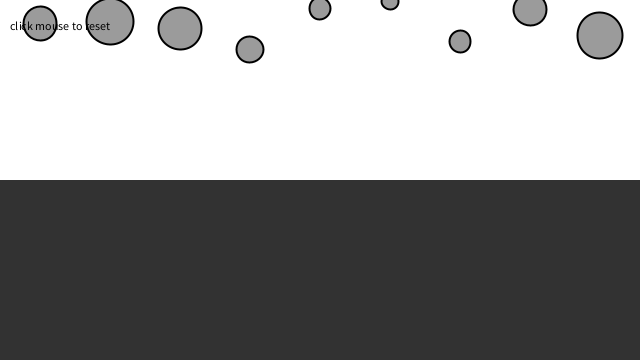
Frame 1 (no input)
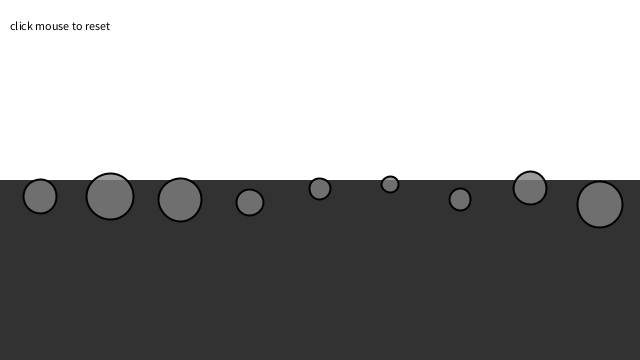
Frame 60 (the mouse pressed at the canvas centre just before this capture)
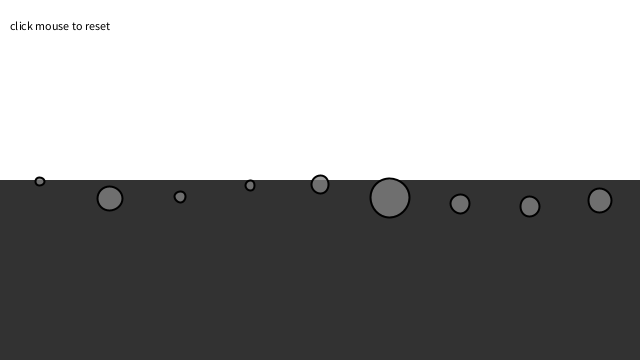
Frame 120 (the mouse held since frame 60 and released just before this capture)

The Processing sketch that drew these frames (run headless with seeded random() and noise(); from frame 60 on, the mouse is pressed at the canvas centre):

// Processing sketch: exercise_5
// ── exercise_5.pde
Mover[] movers = new Mover[9];
Liquid liquid;

void setup() {
  size(640, 360);
  reset();
  liquid = new Liquid(0, height/2, width, height/2, 0.1);
}

void draw() {
  background(255);

  liquid.display();

  for (int i = 0; i < movers.length; i++) {
    if (liquid.contains(movers[i])) {
      PVector dragForce = liquid.drag(movers[i]);
      movers[i].applyForce(dragForce);
    }

    PVector gravity = new PVector(0, 0.1*movers[i].mass);
    movers[i].applyForce(gravity);

    movers[i].update();
    movers[i].display();
    movers[i].checkEdges();
  }

  fill(0);
  text("click mouse to reset", 10, 30);
}

void mousePressed() {
  reset();
}

void reset() {
  for (int i = 0; i < movers.length; i++) {
    movers[i] = new Mover(random(0.5, 3), 40+i*70, random(0, 0.25 * height));
  }
}
// ── Liquid.pde
class Liquid {

  float x, y, w, h;
  float c;

  Liquid(float x_, float y_, float w_, float h_, float c_) {
    x = x_;
    y = y_;
    w = w_;
    h = h_;
    c = c_;
  }

  boolean contains(Mover m) {
    PVector l = m.position;
    return l.x > x && l.x < x + w && l.y > y && l.y < y + h;
  }

  PVector drag(Mover m) {
    float speed = m.velocity.mag();
    float dragMagnitude = c * speed * speed;

    PVector dragForce = m.velocity.get();
    dragForce.mult(-1);

    dragForce.normalize();
    dragForce.mult(dragMagnitude);
    return dragForce;
  }

  void display() {
    noStroke();
    fill(50);
    rect(x, y, w, h);
  }
}
// ── Mover.pde
class Mover {

  PVector position;
  PVector velocity;
  PVector acceleration;
  float mass;

  Mover(float m, float x, float y) {
    mass = m;
    position = new PVector(x, y);
    velocity = new PVector(0, 0);
    acceleration = new PVector(0, 0);
  }

  void applyForce(PVector force) {
    PVector f = PVector.div(force, mass);
    acceleration.add(f);
  }

  void update() {
    velocity.add(acceleration);
    position.add(velocity);
    acceleration.mult(0);
  }

  void display() {
    stroke(0);
    strokeWeight(2);
    fill(127, 200);
    ellipse(position.x, position.y, mass*16, mass*16);
  }

  void checkEdges() {
    if (position.y > height) {
      velocity.y *= -0.9;
      position.y = height;
    }
  }
}
